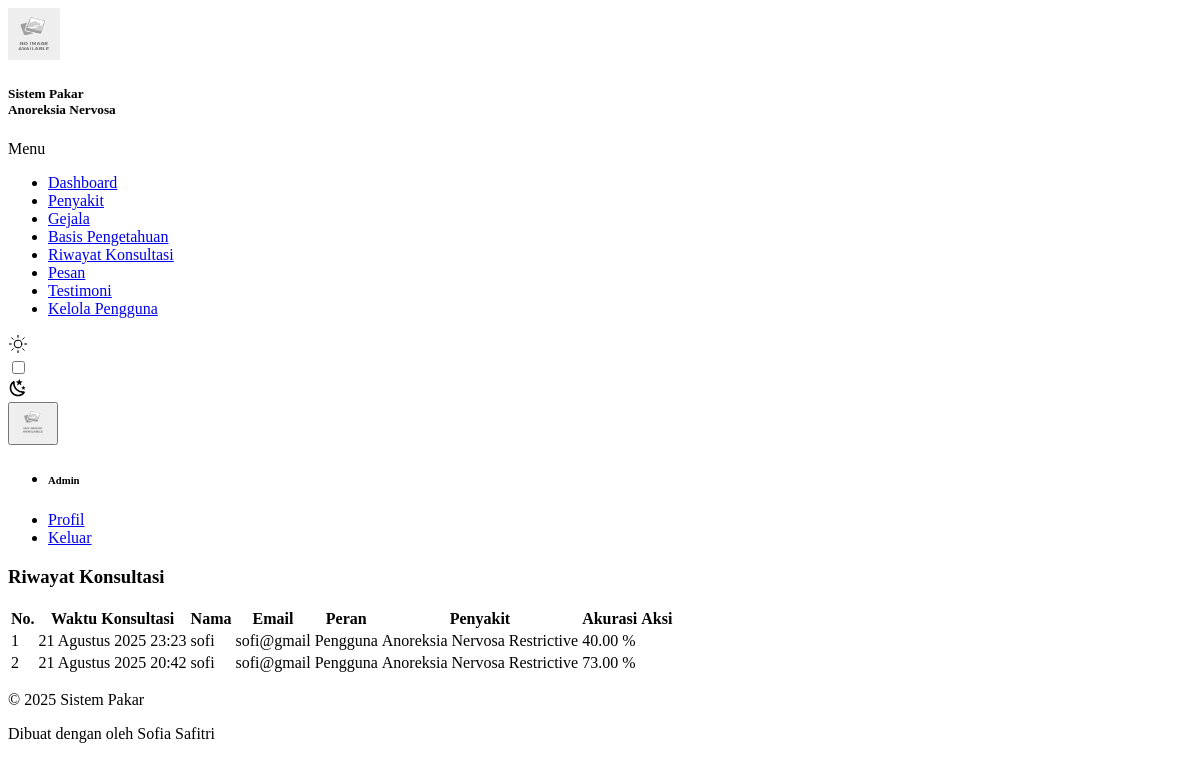
/dashboard/consultation-history/show.php (signed in), run on the app's committed database.
### tables this page shows
CREATE TABLE `histories` (
  `id` int(11) NOT NULL,
  `user_id` int(11) DEFAULT NULL,
  `consultation_id` int(11) DEFAULT NULL,
  `disease_id` int(11) DEFAULT NULL,
  `accuracy` float DEFAULT NULL
);

CREATE TABLE `consultations` (
  `id` int(11) NOT NULL,
  `consultation_date` datetime DEFAULT NULL,
  `disease` text DEFAULT NULL,
  `symptom` text DEFAULT NULL
);

CREATE TABLE `users` (
  `id` int(11) NOT NULL,
  `email` varchar(50) NOT NULL,
  `password` varchar(255) NOT NULL,
  `fullname` varchar(50) NOT NULL,
  `role` enum('Admin','Pakar','Pengguna') NOT NULL,
  `status` enum('Aktif','Tidak Aktif') NOT NULL,
  `phone` varchar(15) DEFAULT NULL
);

CREATE TABLE `diseases` (
  `id` int(11) NOT NULL,
  `disease_name` varchar(255) DEFAULT NULL,
  `description` text DEFAULT NULL,
  `img` varchar(50) DEFAULT NULL
);

CREATE TABLE `site_contacts` (
  `id` int(11) NOT NULL,
  `owner` varchar(50) DEFAULT NULL,
  `email` varchar(50) DEFAULT NULL,
  `phone` varchar(15) DEFAULT NULL,
  `instagram` varchar(255) DEFAULT NULL
);

### config/functions.php (called while the page is built, shortened)
<?php
function format_indonesian_time($datetime)
{
    $months = [
        1 => 'Januari',
        'Februari',
        'Maret',
        'April',
        'Mei',
        'Juni',
        'Juli',
        'Agustus',
        'September',
        'Oktober',
        'November',
        'Desember'
    ];
    $timestamp = strtotime($datetime);
    $day = date('d', $timestamp);
    $month = $months[(int)date('m', $timestamp)];
    $year = date('Y', $timestamp);
    $time = date('H:i', $timestamp);
    return "$day $month $year $time";
}
function format_percentage($value, $decimals = 2)
{
    return number_format($value * 100, $decimals, '.', '') . ' %';
}

### dashboard/consultation-history/show.php (the view, shortened to what this page needs)
<?php
include('../../config/config.php');
$page_name = 'Riwayat Konsultasi';
?>
<?php include('../layout/dataTables/dataTablesCSS.php') ?>
<div class="page-heading">
    <div class="row justify-content-center">
        <div class="col-12">
            <div class="d-flex justify-content-between align-items-center gap-2">
                <h3 class="mb-0"><?= $page_name; ?></h3>
            </div>
        </div>
    </div>
</div>
<div class="page-content">
    <section class="row">
        <div class="col-12">
            <div class="card">
                <div class="card-body">
                    <div class="table-responsive">
                        <table class="table table-hover" id="table">
                            <thead>
                                <tr>
                                    <th>No.</th>
                                    <th>Waktu Konsultasi</th>
                                    <th>Nama</th>
                                    <th>Email</th>
                                    <th>Peran</th>
                                    <th>Penyakit</th>
                                    <th>Akurasi</th>
                                    <th>Aksi</th>
                                </tr>
                            </thead>
                            <tbody>
                                <?php
                                $query_consultation = "SELECT consultations.id AS consultation_id,
                                                            consultations.consultation_date,
                                                            users.fullname,
                                                            users.email,
                                                            users.role,
                                                            diseases.disease_name,
                                                            histories.accuracy
                                                        FROM consultations
                                                        INNER JOIN histories ON histories.consultation_id = consultations.id
                                                        INNER JOIN users ON users.id = histories.user_id
                                                        INNER JOIN diseases ON diseases.id = histories.disease_id
                                                        WHERE histories.id = (
                                                            SELECT h.id
                                                            FROM histories h
                                                            WHERE h.consultation_id = consultations.id
                                                            ORDER BY h.accuracy DESC, h.id ASC
                                                            LIMIT 1
                                                        )
                                                        ORDER BY consultations.consultation_date DESC";
                                $result_consultation = $connection->query($query_consultation);
                                $no = 1;
                                while ($row_consultation = $result_consultation->fetch_assoc()) :
                                    $consultation_date = $row_consultation['consultation_date'];
                                    $fullname = $row_consultation['fullname'];
                                    $email = $row_consultation['email'];
                                    $role = $row_consultation['role'];
                                    $disease_name = $row_consultation['disease_name'] ?? '-';
                                    $accuracy = isset($row_consultation['accuracy']) ? format_percentage($row_consultation['accuracy']) : 'N/A';
                                ?>
                                    <tr>
                                        <td><?= $no++; ?></td>
                                        <td><?= format_indonesian_time(htmlspecialchars($consultation_date)); ?></td>
                                        <td><?= htmlspecialchars($fullname); ?></td>
                                        <td class="fst-italic"><?= htmlspecialchars($email); ?></td>
                                        <td>
                                            <?php
                                            $role_color = 'bg-light-secondary';
                                            ?>
                                            <span class="badge <?= $role_color; ?>"><?= $role; ?></span>
                                        </td>
                                        <td><?= htmlspecialchars($disease_name); ?></td>
                                        <td><?= $accuracy; ?></td>
                                        <td>
                                        </td>
                                    </tr>
                                <?php endwhile; ?>
                            </tbody>
                        </table>
                    </div>
                </div>
            </div>
        </div>
    </section>
</div>
<?php include('../template.php') ?>

### dashboard/layout/footer.php
<?php $owner = $connection->query("SELECT owner FROM site_contacts LIMIT 1")->fetch_assoc()['owner']; ?>
<footer class="footer row align-items-center mt-auto">
    <div class="col-12 col-md-6">
        <div class="d-flex justify-content-center justify-content-md-start">
            <p class="text-center text-md-start">&copy; <?= date('Y'); ?> Sistem Pakar</p>
        </div>
    </div>
    <div class="col-12 col-md-6">
        <div class="d-flex justify-content-center justify-content-md-end">
            <p class="text-center text-md-end">Dibuat dengan <span class="text-danger"><i class="bi bi-heart-fill icon-mid"></i></span>
                oleh <?= $owner; ?></p>
        </div>
    </div>
</footer>

### data on the page
histories: consultation.consultation_date "21 Agustus 2025 23:23", user.fullname "sofi", user.email "sofi@gmail", user.role "Pengguna", disease.disease_name "Anoreksia Nervosa Restrictive", accuracy "40.00 %"
histories: consultation.consultation_date "21 Agustus 2025 20:42", user.fullname "sofi", user.email "sofi@gmail", user.role "Pengguna", disease.disease_name "Anoreksia Nervosa Restrictive", accuracy "73.00 %"
site_contacts: owner "Sofia Safitri"

### other printed values
$fullname_session "Admin"
$page_name "Riwayat Konsultasi"
